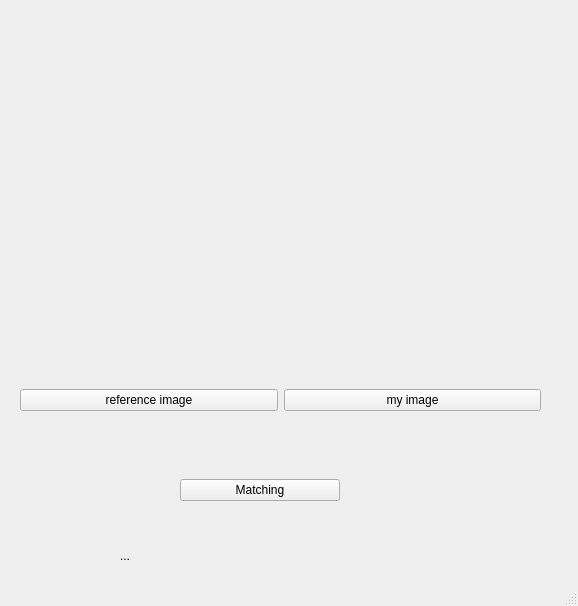
<?xml version="1.0" encoding="UTF-8"?>
<ui version="4.0">
 <class>MainWindow</class>
 <widget class="QMainWindow" name="MainWindow">
  <property name="geometry">
   <rect>
    <x>0</x>
    <y>0</y>
    <width>578</width>
    <height>606</height>
   </rect>
  </property>
  <property name="windowTitle">
   <string>MainWindow</string>
  </property>
  <widget class="QWidget" name="centralwidget">
   <widget class="QWidget" name="horizontalLayoutWidget">
    <property name="geometry">
     <rect>
      <x>20</x>
      <y>10</y>
      <width>531</width>
      <height>341</height>
     </rect>
    </property>
    <layout class="QHBoxLayout" name="horizontalLayout_8"/>
   </widget>
   <widget class="QWidget" name="horizontalLayoutWidget_2">
    <property name="geometry">
     <rect>
      <x>20</x>
      <y>360</y>
      <width>521</width>
      <height>81</height>
     </rect>
    </property>
    <layout class="QHBoxLayout" name="horizontalLayout_9">
     <item>
      <widget class="QPushButton" name="pushButton_ref">
       <property name="mouseTracking">
        <bool>true</bool>
       </property>
       <property name="text">
        <string>reference image</string>
       </property>
      </widget>
     </item>
     <item>
      <widget class="QPushButton" name="pushButton_img">
       <property name="mouseTracking">
        <bool>true</bool>
       </property>
       <property name="text">
        <string>my image</string>
       </property>
      </widget>
     </item>
    </layout>
   </widget>
   <widget class="QWidget" name="gridLayoutWidget">
    <property name="geometry">
     <rect>
      <x>180</x>
      <y>450</y>
      <width>160</width>
      <height>81</height>
     </rect>
    </property>
    <layout class="QGridLayout" name="gridLayout_2">
     <item row="0" column="0">
      <widget class="QPushButton" name="pushButton_match">
       <property name="mouseTracking">
        <bool>true</bool>
       </property>
       <property name="text">
        <string>Matching</string>
       </property>
      </widget>
     </item>
    </layout>
   </widget>
   <widget class="QLabel" name="label">
    <property name="geometry">
     <rect>
      <x>120</x>
      <y>540</y>
      <width>241</width>
      <height>31</height>
     </rect>
    </property>
    <property name="text">
     <string>...</string>
    </property>
   </widget>
  </widget>
  <widget class="QMenuBar" name="menubar">
   <property name="geometry">
    <rect>
     <x>0</x>
     <y>0</y>
     <width>578</width>
     <height>19</height>
    </rect>
   </property>
  </widget>
  <widget class="QStatusBar" name="statusbar"/>
 </widget>
 <resources/>
 <connections>
  <connection>
   <sender>pushButton_ref</sender>
   <signal>clicked()</signal>
   <receiver>pushButton_ref</receiver>
   <slot>click()</slot>
   <hints>
    <hint type="sourcelabel">
     <x>236</x>
     <y>417</y>
    </hint>
    <hint type="destinationlabel">
     <x>236</x>
     <y>417</y>
    </hint>
   </hints>
  </connection>
 </connections>
</ui>
